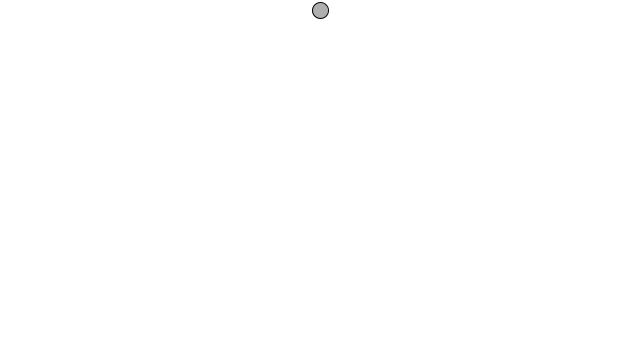
Frame 1 (no input)
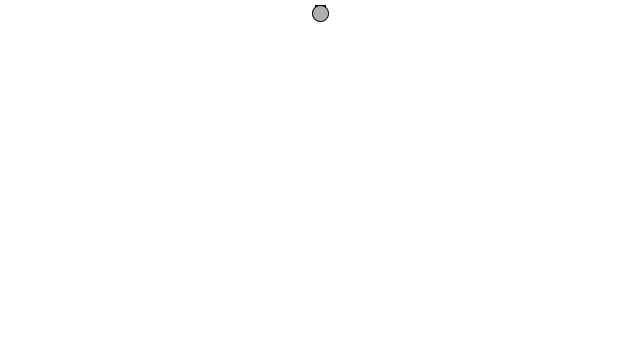
Frame 60 (the mouse pressed at the canvas centre just before this capture)
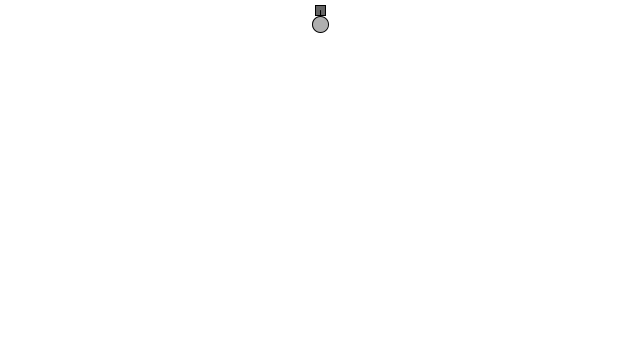
Frame 120 (the mouse held since frame 60 and released just before this capture)

The Processing sketch that drew these frames (run headless with seeded random() and noise(); from frame 60 on, the mouse is pressed at the canvas centre):

// Processing sketch: spring_movement
// ── spring_movement.pde
Mover mover;
Spring spring;


void setup() {
  size(640, 360);
  mover = new Mover(width/2, 10.0, 1.0);
  spring = new Spring(width/2, 10.0, 30.0);
}

void draw() {
  background(255);
  mover.applyForce(compute_gravity_force(mover));
  spring.connect(mover);
  spring.display();
  mover.startMovement();
}

// ── forces.pde
PVector compute_gravity_force(Mover mover) {
  PVector force = new PVector(0, 0.7);
  force.mult(mover.mass);
  return force;
}

// ── mover.pde
class Mover {
  
  PVector location;
  PVector velocity = new PVector(0 , 0);
  PVector acceleration = new PVector(0, 0);
  
  float mass;
  
  Mover(float xPos, float yPos, float mass) {
    this.location = new PVector(xPos, yPos);
    this.mass = mass;
  }
  
  void startMovement() {
    this.update();
    this.display();
  }
  
  void applyForce(PVector force) {
    PVector forceAdjusted = PVector.div(force, this.mass);
    this.acceleration.add(forceAdjusted);
  }
  
  void update() {
    this.velocity.add(this.acceleration);
    this.location.add(this.velocity);
    this.acceleration.mult(0.0);
  }
  
  void display() {
    stroke(0);
    fill(175);
    ellipse(this.location.x, this.location.y, this.mass * 16, this.mass * 16);  
  }
}

// ── spring.pde
class Spring {
  
  PVector origin;
  float rest_length;
  float k = 0.01;
  
  Spring(float xPos, float yPos, float rest_length) {
    this.origin = new PVector(xPos, yPos);
    this.rest_length = rest_length;
  }
  
  void connect(Mover mover) {
    PVector force = PVector.sub(mover.location, this.origin);
    float distance = force.mag();
    float stretch = distance - this.rest_length;
    force.normalize();
    force.mult(-1 * k * stretch);
    mover.applyForce(force);
  }
  
  void display() {
    fill(100);
    rectMode(CENTER);
    rect(this.origin.x, this.origin.y, 10, 10);
    stroke(0);
    line(mover.location.x, mover.location.y, this.origin.x, this.origin.y);
  }
}
